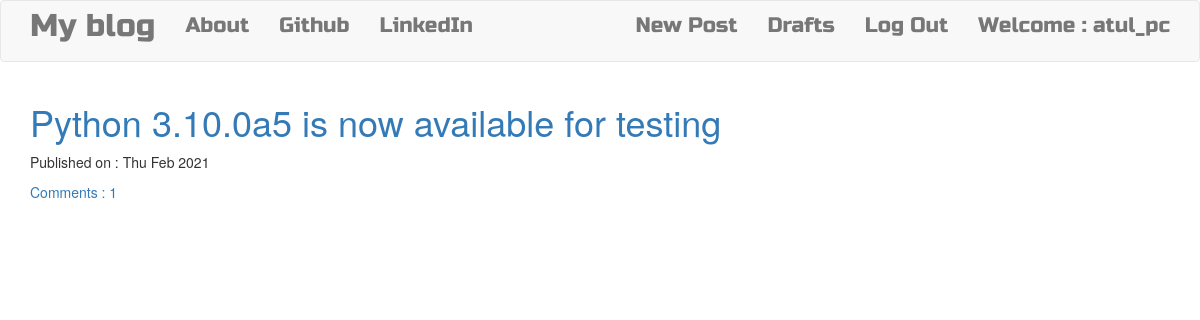
The app's page / (signed in) with its own data.
### blog/models.py (models this page shows, shortened)
class Post(models.Model):
    author = models.ForeignKey('auth.User',on_delete=models.CASCADE)
    title = models.CharField(max_length=200)
    text = models.TextField()
    created_date = models.DateTimeField(default=timezone.now())
    published_date = models.DateTimeField(blank=True,null=True)
    def approve_comments(self):
        return self.comments.filter(approved_comment=True)

### blog/views.py (the view)
# urls.py: path('',views.PostListView.as_view(),name='post_list'),
class PostListView(ListView):
    model = Post
    def get_queryset(self):
        return Post.objects.filter(published_date__lte=timezone.now()).order_by('-published_date')

### blog/templates/blog/post_list.html
{%extends 'blog/base.html'%}
{%block content%}
<div class="centerstage">
  {%if post_list%}
    {%for post in post_list%}
      <div class="post">
        <h1><a href="{%url 'post_detail' pk=post.pk %}">{{post.title}}</a></h1>
        <div class="date">
          <p>Published on : {{post.published_date| date:"D M Y"}}</p>
        </div>
        <a href="{% url 'post_detail' pk=post.pk %}">Comments : {{post.approve_comments.count}}</a>
      </div>
    {%endfor%}
  {%else%}
      <hr>
      <p class='techfont'>No draft available</p>
  {%endif%}
</div>
{%endblock%}

### blog/templates/blog/base.html (shortened to what this page needs)
<!DOCTYPE html>
{%load static%}
<html lang="en" dir="ltr">
  <head>
      <link rel="stylesheet" href="https://stackpath.bootstrapcdn.com/bootstrap/3.4.1/css/bootstrap.min.css">
      <link rel="stylesheet" href="//cdn.jsdelivr.net/npm/medium-editor@latest/dist/css/medium-editor.min.css" type="text/css" media="screen" charset="utf-8">
      <link rel="stylesheet" href="{%static 'css/blog.css' %}">
  </head>
  <body>
    <nav class="navbar navbar-default custom-navbar">
      <div class="container">
        <ul  class='nav navbar-nav techfont navbar-left'>
          <li><a class="navbar-brand bigbrand" href="{% url 'post_list' %}">My blog</a></li>
          <li><a class='' href="{%url 'about' %}">About</a></li>
          <li><a href="https://www.github.com">Github</a></li>
          <li><a href="https://www.linkedin.com">LinkedIn</a></li>
        </ul>
        <ul class='nav navbar-nav techfont navbar-right'>
          {%if user.is_authenticated %}
            <li>
              <a href="{% url 'post_new' %}">New Post</a>
            </li>
            <li>
              <a href="{% url 'post_draft_list' %}">Drafts</a>
            </li>
            <li>
              <a href="{% url 'logout' %}">Log Out</a>
            </li>
            <li>
              <a>Welcome : {{user.username}}</a>
            </li>
          {%else%}
          <li>
            <a class="nav navbar-nav navbar-right" href="{% url 'login' %}"><span class='glyphicon glyphicon-user'></span></a>
          </li>
          {%endif%}
        </ul>
      </div>
    </nav>
    <div class="content container">
      <div class="row">
        <div class="col-md-8">
          <div class="blog_post">
            {% block content %}
            {% endblock %}
          </div>
        </div>
      </div>
    </div>
  </body>
</html>

### blog/static/css/blog.css (style rules this page uses)
.techfont { font-family: 'Russo One'; font-size: 1.5em; margin-bottom: 10px; }
.bigbrand { font-size: 1.5em; }
.centerstage { margin-left: auto; margin-right: auto; }

### records on screen
Post: title "Python 3.10.0a5 is now available for testing", published_date "Thu Feb 2021", approve_comments.count "1"

### other values on screen
{{ user.username }} "atul_pc"
